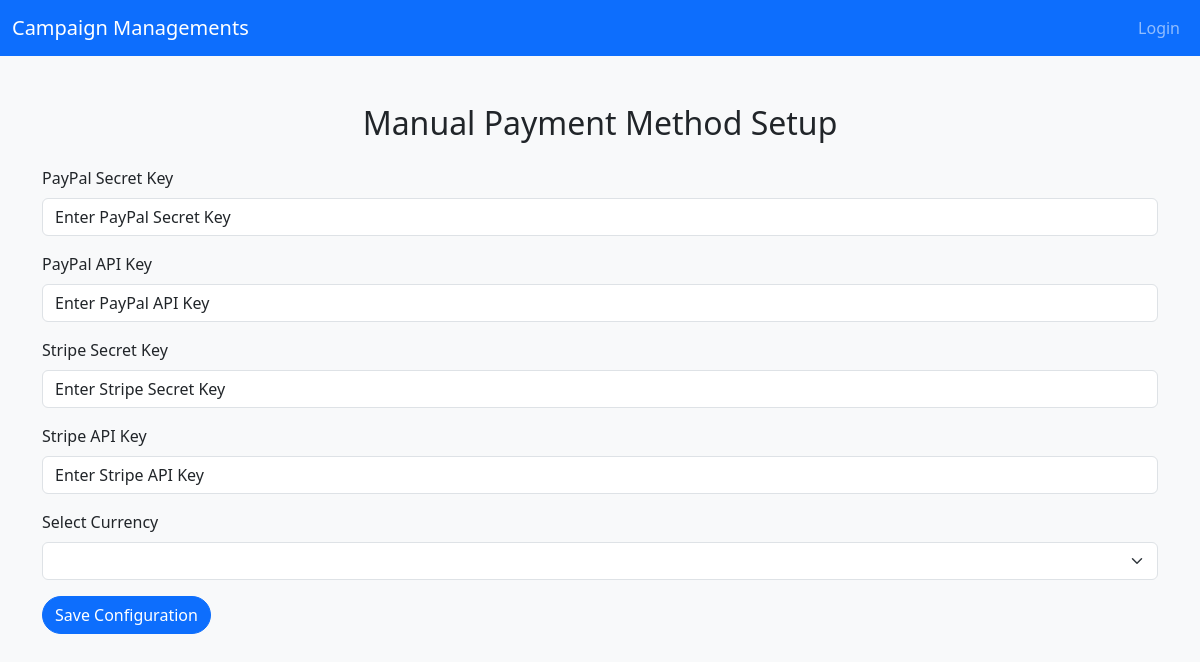
Page /admix/config on the earlier database version.
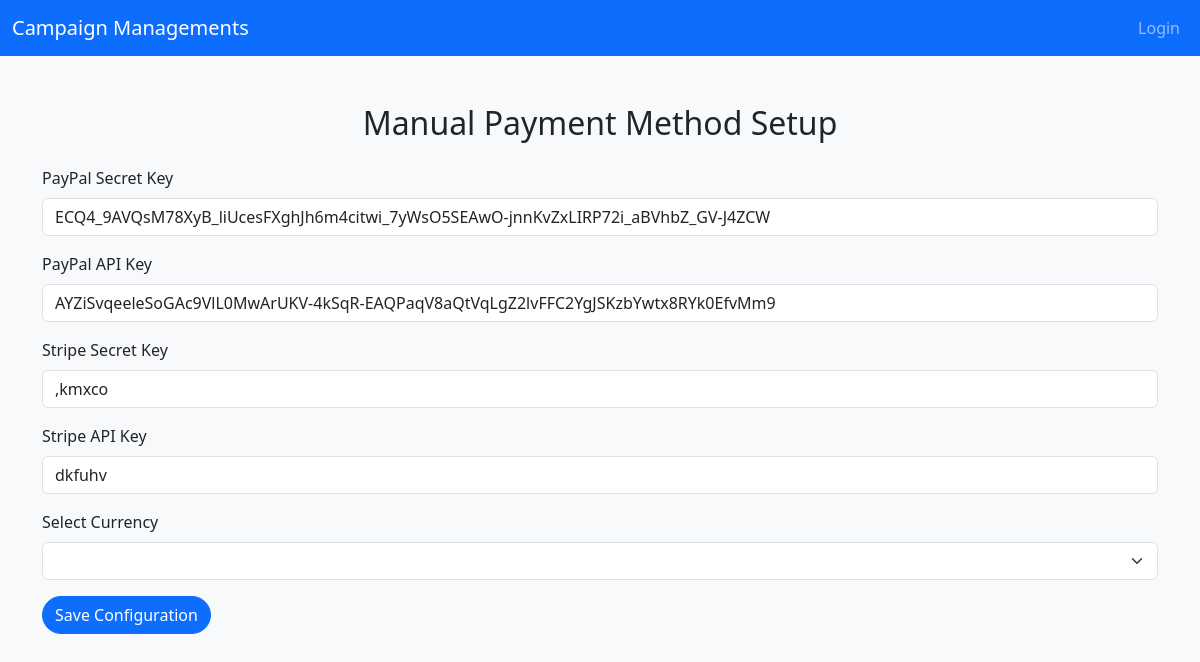
Same page on the later database version.
### base/models.py (models this page shows, shortened)
class PaymentData(models.Model):
    paypal_secret_key = models.CharField( max_length=500)
    paypal_api_key =models.CharField( max_length=500)
    stripe_secret_key =models.CharField( max_length=500)
    stripe_api_key =models.CharField( max_length=500)
    currency = models.CharField( max_length=500)

### admix/views.py (the view, shortened to what this page needs)
# urls.py: path('config',config,name='config'),
def config(request):
    if PaymentData.objects.exists():
        pay = PaymentData.objects.first()
        context = {
            'paypal_secret_key': pay.paypal_secret_key,
            'paypal_api_key': pay.paypal_api_key,
            'stripe_secret_key': pay.stripe_secret_key,
            'stripe_api_key': pay.stripe_api_key,
            'currency': pay.currency,
        }
    else:
        context = {
            'paypal_secret_key': 'Enter PayPal Secret Key',
            'paypal_api_key': 'Enter PayPal API Key',
            'stripe_secret_key': 'Enter Stripe Secret Key',
            'stripe_api_key': 'Enter Stripe API Key',
            'currency': 'currency',
        }
    return render(request, 'admin/set.html', context)

### base/templates/admin/set.html (shortened to what this page needs)
{% extends "admin/admin-base.html" %}
{% block content %}
    <div class="container my-5">
        <h2 class="text-center mb-4">Manual Payment Method Setup</h2>
        <form method="POST">
            <div class="mb-3">
                <label for="paypalSecretKey" class="form-label">PayPal Secret Key</label>
                <input type="text" class="form-control" id="paypalSecretKey" value="{{paypal_secret_key}}" name="paypal_secret_key" placeholder="Enter PayPal Secret Key">
            </div>
            <div class="mb-3">
                <label for="paypalApiKey" class="form-label">PayPal API Key</label>
                <input type="text" class="form-control" id="paypalApiKey" name="paypal_api_key" value="{{paypal_api_key}}" placeholder="Enter PayPal API Key">
            </div>
            <div class="mb-3">
                <label for="stripeSecretKey" class="form-label">Stripe Secret Key</label>
                <input type="text" class="form-control" id="stripeSecretKey" name="stripe_secret_key" value="{{stripe_secret_key}}" placeholder="Enter Stripe Secret Key">
            </div>
            <div class="mb-3">
                <label for="stripeApiKey" class="form-label">Stripe API Key</label>
                <input type="text" class="form-control" id="stripeApiKey" name="stripe_api_key" value="{{stripe_api_key}}" placeholder="Enter Stripe API Key">
            </div>
            <div class="mb-3">
                <label for="currencySelector" class="form-label">Select Currency</label>
                <select class="form-select" name="currency" id="currencySelector">
                </select>
            </div>
            <button type="submit" class="btn btn-primary">Save Configuration</button>
        </form>
    </div>
</body>
</html>
{% endblock content %}

Differences in the rows shown:
added PaymentData: paypal_secret_key "ECQ4_9AVQsM78XyB_liUcesFXghJh6m4citwi_7yWsO5SEAwO-jnnKvZxLIRP72i_aBVhbZ_GV-J4ZCW", paypal_api_key "AYZiSvqeeleSoGAc9VlL0MwArUKV-4kSqR-EAQPaqV8aQtVqLgZ2lvFFC2YgJSKzbYwtx8RYk0EfvMm9", stripe_secret_key ",kmxco", stripe_api_key "dkfuhv"
Other differences:
form field paypal_secret_key: "Enter PayPal Secret Key" → (not shown)
form field paypal_api_key: "Enter PayPal API Key" → (not shown)
form field stripe_secret_key: "Enter Stripe Secret Key" → (not shown)
form field stripe_api_key: "Enter Stripe API Key" → (not shown)
